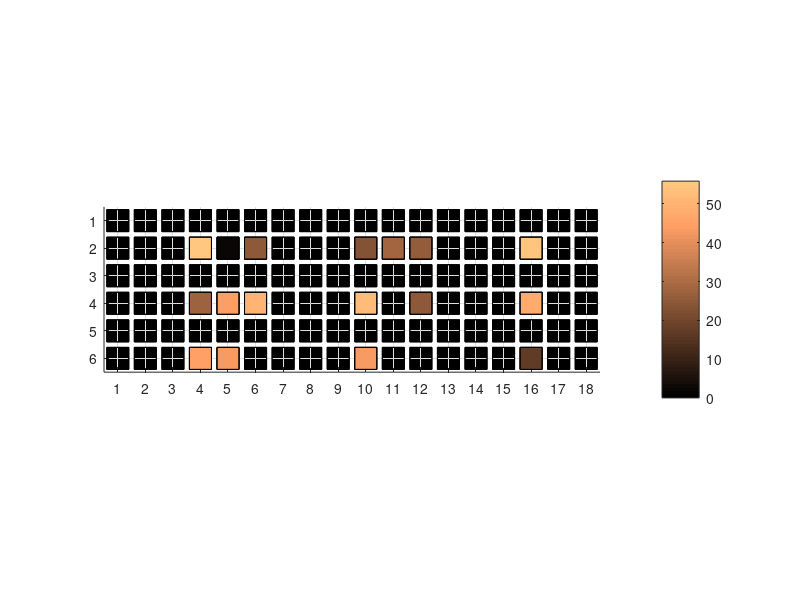

The MATLAB source for this figure:


clear all;
close all;
aux = load('HitStats_140508_1330.dat');

hit = aux(1:6,:);
pass = aux(7:12,:);

a = find(pass == 0);
pass(a)=1;

p = (hit./pass)*100


h = bar3(p);
for i = 1:length(h)
    zdata = ones(6*size(p,1),4);
    k = 1;
    for j = 0:6:(6*size(p,1)-6)
        zdata(j+1:j+6,:) = p(k,i);
        k = k+1;
    end
    set(h(i),'Cdata',zdata);
end
colormap copper
colorbar

shading interp
for i = 1:length(h)
    zdata = get(h(i),'Zdata');
    set(h(i),'Cdata',zdata);
    set(h,'EdgeColor','k');
end

view([0 90]);